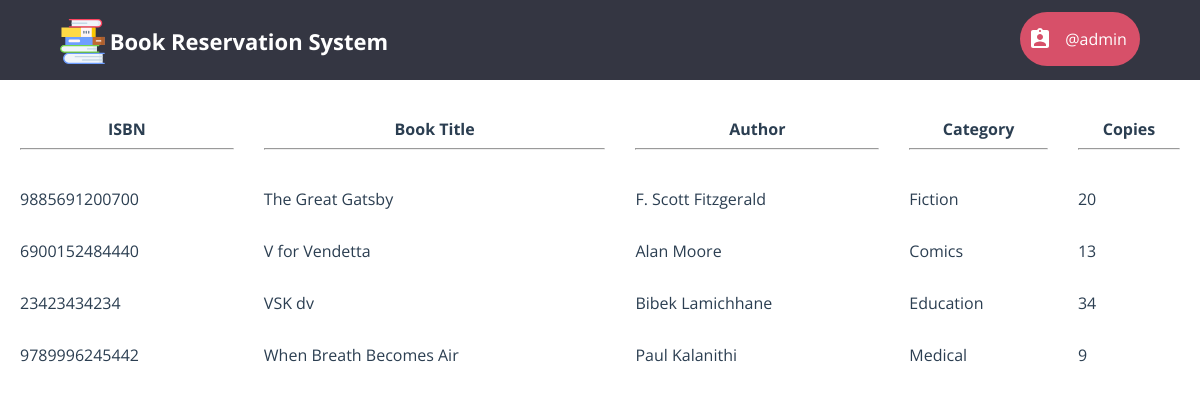
Screenshot of /librarian/display_books.php (signed in) with the database file from the repository.
### tables this page shows
CREATE TABLE `book` (
  `isbn` char(13) NOT NULL,
  `title` varchar(80) NOT NULL,
  `author` varchar(80) NOT NULL,
  `category` varchar(80) NOT NULL,
  `copies` int(10) UNSIGNED NOT NULL
);

### librarian/display_books.php (the view, shortened to what this page needs)
<?php
    require "../db_connect.php";
	require "header_librarian.php";
?>
<html>
	<head>
		<link rel="stylesheet" type="text/css" href="../member/css/home_style.css" />
        <link rel="stylesheet" type="text/css" href="../css/global_styles.css">
		<link rel="stylesheet" type="text/css" href="../css/home_style.css">
		<link rel="stylesheet" type="text/css" href="../member/css/custom_radio_button_style.css">
	</head>
	<body>
    <?php
			$query = $con->prepare("SELECT * FROM book ORDER BY title");
			$query->execute();
			$result = $query->get_result();
			$rows = mysqli_num_rows($result);
			if($rows == 0)
				echo "<h2 align='center'>No books available</h2>";
			else
			{
				echo "<form class='cd-form'>";
				echo "<table width='100%' cellpadding=10 cellspacing=10>";
				echo "<tr>
						<th>ISBN<hr></th>
						<th>Book Title<hr></th>
						<th>Author<hr></th>
						<th>Category<hr></th>
                        <th>Copies<hr></th>
					</tr>";
				for($i=0; $i<$rows; $i++)
				{
					$row = mysqli_fetch_array($result);
					echo "<tr>
							";
					for($j=0; $j<5; $j++)
						if($j == 3)
							echo "<td>".$row[$j]."</td>";
						else
                            echo "<td>".$row[$j]."</td>";
					echo "</tr>";
				}
				echo "</table>";
				echo "</form>";
			}
		?>
    </body>
</html>

### librarian/header_librarian.php (shortened to what this page needs)
<html>
	<head>
		<link rel="stylesheet" type="text/css" href="css/header_librarian_style.css" />
	</head>
	<body>
		<header>
			<div id="cd-logo">
				<a href="../">
					<img src="img/ic_logo2.svg" alt="Logo" width="45" height="45" />
					<p>Book Reservation System</p>
				</a>
			</div>
			<div class="dropdown">
				<button class="dropbtn">
					<p id="librarian-name"> @<?php echo $_SESSION['username'] ?></p>
				</button>
			</div>
		</header>
	</body>
</html>

### librarian/css/header_librarian_style.css (style rules this page uses)
html * { -webkit-font-smoothing: antialiased; -moz-osx-font-smoothing: grayscale; }
*, *:after, *:before { -webkit-box-sizing: border-box; -moz-box-sizing: border-box; box-sizing: border-box; }
body { font-size: 100%; font-family: "Open Sans", sans-serif; background-color: white; margin: 0; }
img { max-width: 100%; }
header { position: relative; height: 50px; background: #343642; }
header #cd-logo { float: left; margin: 0 0 0 5%; -webkit-transform-origin: 0 50%; -moz-transform-origin: 0 50%; -ms-transform-origin: 0 50%; -o-transform-origin: 0 50%; transform-origin: 0 50%; -webkit-transform: scale(0.8); -moz-transform: scale(0.8); -ms-transform: scale(0.8); -o-transform: scale(0.8); transform: scale(0.8); }
header #cd-logo img, header #cd-logo p { display: inline-block; vertical-align: middle; }
header #cd-logo p { font-size: 2.2rem !important; color: #ffffff; font-weight: bold; font-size: 1.4rem; }
header::after { content: ""; display: table; clear: both; }
header a { text-decoration: none; }
@media only screen and (min-width: 768px) { header { height: 80px; } }
@media only screen and (min-width: 768px) { header #cd-logo { margin: 4px 0 0 5%; -webkit-transform: scale(1); -moz-transform: scale(1); -ms-transform: scale(1); -o-transform: scale(1); transform: scale(1); } }
.dropbtn { background: url("../img/ic_librarian.svg") no-repeat 8px center; background-color: #d75069; margin-top: 10%; color: white; min-width: 120px; padding: 0 8px 0 8px; font-size: 16px; font-family: "Open Sans", sans-serif; border: none; border-radius: 30px; cursor: pointer; }
#librarian-name { margin-left: 32px; }
.dropdown { position: relative; display: inline-block; float: right; margin-right: 5%; }

### librarian/css/home_style.css (style rules this page uses)
html { font-size: 62.5%; }
body { font-family: "Open Sans", sans-serif; }
a { text-decoration: none; }

### css/global_styles.css (style rules this page uses)
*, *::after, *::before { -webkit-box-sizing: border-box; -moz-box-sizing: border-box; box-sizing: border-box; }
html { font-size: 62.5%; }
body { font-size: 1.8rem; font-family: "Open Sans", sans-serif; color: #2b3e51; background-color: #ffffff; }

### rows the page displays
book: isbn "9885691200700", title "The Great Gatsby", author "F. Scott Fitzgerald", category "Fiction", copies "20"
book: isbn "6900152484440", title "V for Vendetta", author "Alan Moore", category "Comics", copies "13"
book: isbn "23423434234", title "VSK dv", author "Bibek Lamichhane", category "Education", copies "34"
book: isbn "9789996245442", title "When Breath Becomes Air", author "Paul Kalanithi", category "Medical", copies "9"

### other values shown
$_SESSION['username'] "admin"
